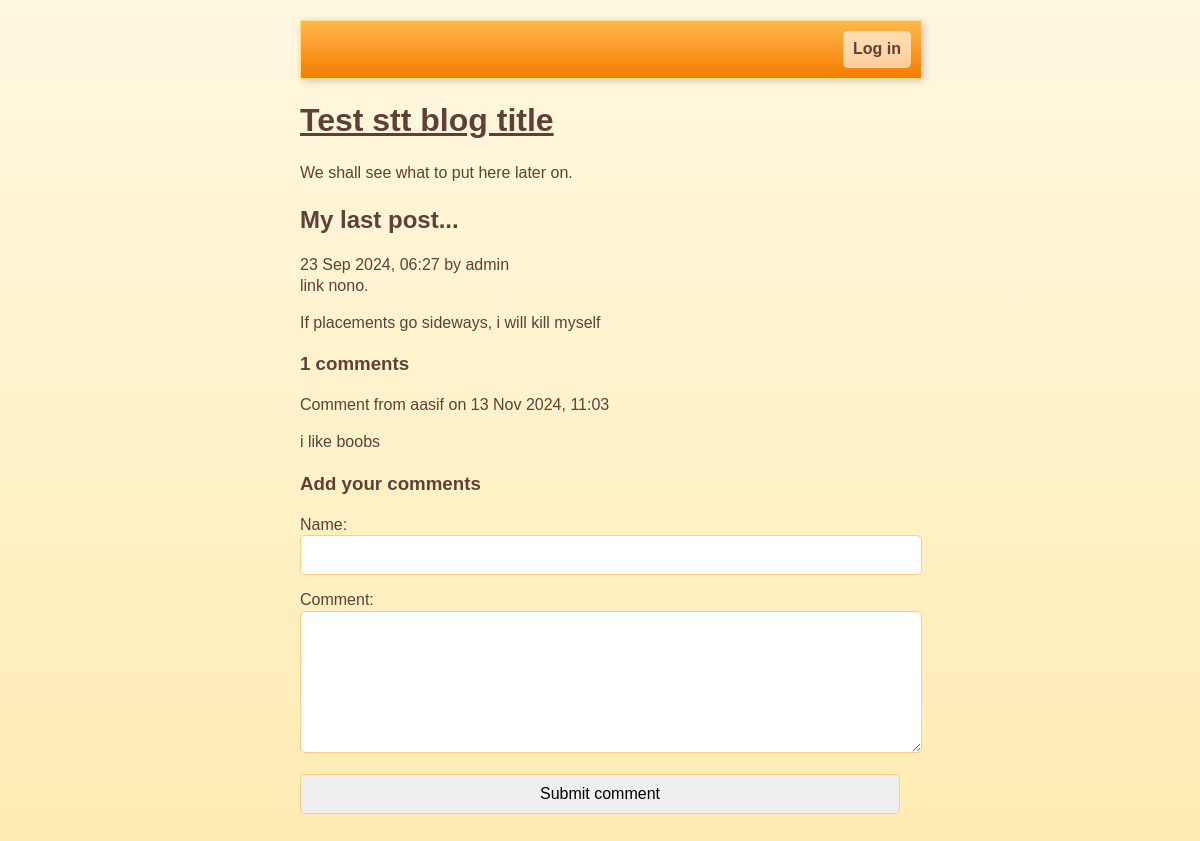
/view-post.php?post_id=1, run on the app's committed database.
### tables this page shows
CREATE TABLE post (
	id INTEGER PRIMARY KEY AUTOINCREMENT NOT NULL,
	title VARCHAR NOT NULL,
	body VARCHAR NOT NULL,
	user_id INTEGER NOT NULL,
	created_at VARCHAR NOT NULL,
	updated_at VARCHAR, image_path VARCHAR(255),
	FOREIGN KEY (user_id) REFERENCES user(id)
);

CREATE TABLE user (
	id INTEGER PRIMARY KEY AUTOINCREMENT NOT NULL,
	username VARCHAR NOT NULL,
	password VARCHAR NOT NULL,
	created_at VARCHAR NOT NULL,
	is_enabled BOOLEAN NOT NULL DEFAULT true
);

CREATE TABLE comment (
	id INTEGER PRIMARY KEY AUTOINCREMENT NOT NULL,
	post_id INTEGER NOT NULL,
	created_at VARCHAR NOT NULL,
	name VARCHAR NOT NULL,
	website VARCHAR,
	text VARCHAR NOT NULL,
	FOREIGN KEY (post_id) REFERENCES post(id)
);

### lib/view-post.php (called while the page is built, shortened)
<?php
function getPostRow(PDO $pdo, $postId)
{
    $stmt = $pdo->prepare(
        'SELECT
            title, created_at, body, (SELECT COUNT(*) FROM comment WHERE comment.post_id = post.id) comment_count, user_id, image_path
        FROM
            post
        WHERE
            id = :id'
    );
    $result = $stmt->execute(
        array('id' => $postId, )
    );
    $row = $stmt->fetch(PDO::FETCH_ASSOC);
    return $row;
}

### view-post.php (the view, shortened to what this page needs)
<?php
require_once 'lib/common.php';
require_once 'lib/view-post.php';
if (isset($_GET['post_id']))
{
    $postId = $_GET['post_id'];
}
else
{
    $postId = 0;
}
$pdo = getPDO();
$row = getPostRow($pdo, $postId);
$commentCount = $row['comment_count'];
?>
<!DOCTYPE html>
<html>
    <head>
        <?php require_once 'templates/head.php' ?>
    </head>
    <body>
        <?php require_once 'templates/title.php' ?>
        <div class="post">
            <h2>
                <?php echo htmlEscape($row['title']) ?>
            </h2>
            <div class="date">
                <?php echo convertSqlDate($row['created_at']) ?> by <?php echo htmlEscape(getUserFromUserId($pdo,$row['user_id'])) ?>
            </div>
            <?php if(!empty($row['image_path'])):?>
                <div class="post-image">
                    <img src="<?php echo htmlEscape($row['image_path']); ?>" alt="Post Image" style="max-width: 500px; height: 300px;">
                </div>
            <?php else:?>
                <div class="post-image">
                    link nono.
                </div>
            <?php endif; ?>
            <?php echo convertNewlinesToParagraphs($row['body']) ?>
        </div>
        <?php require_once 'templates/list-comments.php'?>
        <?php require_once 'templates/comment-form.php' ?>
    </body>
</html>

### lib/common.php (shortened to what this page needs)
<?php
function getRootPath()
{
    return realpath(__DIR__ . '/..');
}
function getDatabasePath()
{
    return getRootPath() . '/data/data.sqlite';
}
function getDsn()
{
    return 'sqlite:' . getDatabasePath();
}
function getPDO()
{
    $pdo = new PDO(getDsn());
    return $pdo;
}
function htmlEscape($html)
{
    return htmlspecialchars($html, ENT_HTML5, 'UTF-8');
}
function convertSqlDate($sqlDate)
{
    $date = DateTime::createFromFormat('Y-m-d H:i:s', $sqlDate);
    return $date->format('d M Y, H:i');
}
function convertNewlinesToParagraphs($text)
{
    $escaped = htmlEscape($text);
    return '<p>' . str_replace("\n", "</p><p>", $escaped) . '</p>';
}
function getCommentsForPost(PDO $pdo, $postId)
{
    $pdo = getPDO();
    $sql = "
        SELECT
            id, name, text, created_at
        FROM
            comment
        WHERE
            post_id = :post_id
    ";
    $stmt = $pdo->prepare($sql);
    $stmt->execute(
        array('post_id' => $postId, )
    );
    return $stmt->fetchAll(PDO::FETCH_ASSOC);
}
function getUserFromUserId(PDO $pdo, $userId){
    $sql = 'SELECT username FROM user WHERE id=:id';
    $stmt = $pdo -> prepare($sql);
    $stmt->execute(
        array('id' => $userId)
    );
    return $stmt->fetchColumn();
}

### templates/list-comments.php (shortened to what this page needs)
<form
    method="post"
    class="comment-list"
    action="view-post.php?action=delete-comment&amp;post_id=<?php echo $postId ?>&amp;"
>
    <h3><?php echo $commentCount ?> comments</h3>
    <?php foreach (getCommentsForPost($pdo, $postId) as $comment): ?>
    <div class="comment">
        <div class="comment-meta">
            Comment from
            <?php echo htmlEscape($comment['name']) ?> on <?php echo convertSqlDate($comment['created_at']) ?>
        <div class="comment-body">
            <?php echo convertNewlinesToParagraphs($comment['text']) ?>
        </div>
    </div>
    <?php endforeach ?>
</form>

### css/main.css (style rules this page uses)
body { font-family: 'Verdana', sans-serif; background: linear-gradient(to bottom, #fff8e1, #ffecb3); color: #5d4037; margin: 0 auto; padding: 20px; max-width: 50%; line-height: 1.3; text-align: left; }

### data on the page
post: title "My last post...", created_at "23 Sep 2024, 06:27", user.username "admin", body "If placements go sideways, i will kill myself"
comment: name "aasif", created_at "13 Nov 2024, 11:03", text "i like boobs"

### other printed values
$commentCount "1"
